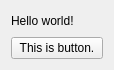
<?xml version="1.0" encoding="UTF-8"?>
<ui version="4.0">
 <class>MainWindow</class>
 <widget class="QWidget" name="MainWindow">
  <property name="enabled">
   <bool>true</bool>
  </property>
  <property name="geometry">
   <rect>
    <x>0</x>
    <y>0</y>
    <width>114</width>
    <height>70</height>
   </rect>
  </property>
  <property name="sizePolicy">
   <sizepolicy hsizetype="Preferred" vsizetype="Preferred">
    <horstretch>0</horstretch>
    <verstretch>0</verstretch>
   </sizepolicy>
  </property>
  <property name="windowTitle">
   <string/>
  </property>
  <layout class="QVBoxLayout" name="verticalLayout_2">
   <item>
    <widget class="QLabel" name="label">
     <property name="text">
      <string>Hello world!</string>
     </property>
    </widget>
   </item>
   <item>
    <widget class="QPushButton" name="pushButton">
     <property name="text">
      <string>This is button.</string>
     </property>
    </widget>
   </item>
  </layout>
 </widget>
 <resources/>
 <connections/>
</ui>
